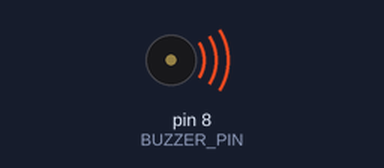
A sketch run on a simulated Arduino Uno, built with avr-gcc and run on an emulated ATmega328P. Shown: buzzer (waves = sounding).

Above: at 0.1 s.
Timing chart, 0 to 40.0 s (numbered marks = the images above):
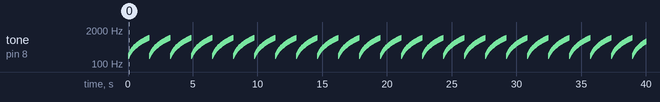

Measured:
- by itself, tone on pin 8 (BUZZER_PIN): plays 200 Hz for 0.02 s, 210 Hz for 0.02 s, 220 Hz for 0.02 s, 230 Hz for 0.02 s, 240 Hz for 0.02 s, 250 Hz for 0.02 s … (1998 notes in this stretch)

The sketch:

04_frequency_sweep.ino
```cpp
const int BUZZER_PIN = 8;

void setup() {
}

void loop() {

  // Sweep upward
  for (int frequency = 200; frequency <= 1000; frequency += 10) {
    tone(BUZZER_PIN, frequency);
    delay(20);
  }

  // Sweep downward :)
  // Modify the program so that the pitch gradually decreases from 1000 Hz back to 200
  // write code here......

}
```
